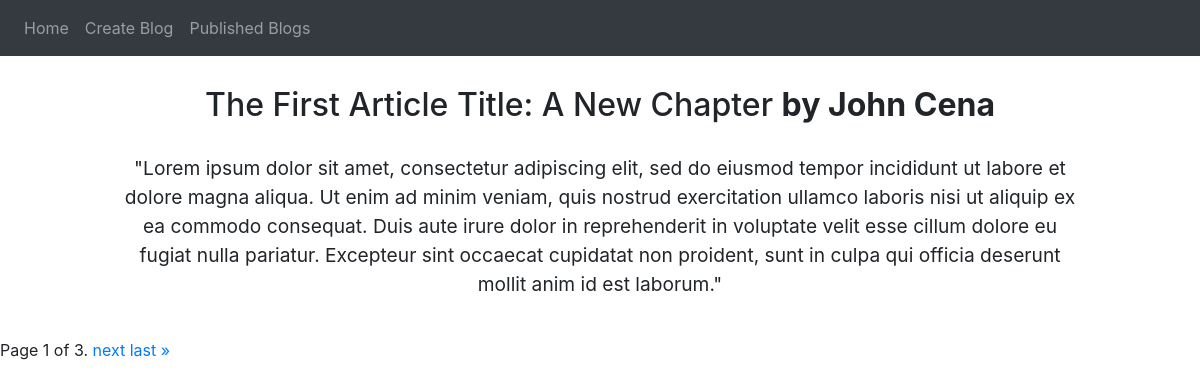
/individual_blog/, run on an earlier commit of the app's database.
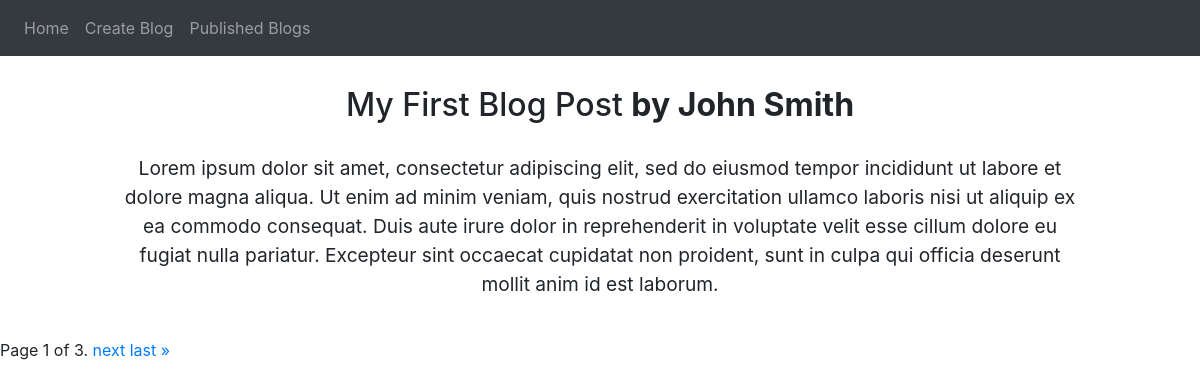
And on a later commit of the database.
### blog/models.py (models this page shows)
class Article(models.Model):
    title = models.CharField(max_length=250)
    author = models.CharField(max_length=250)
    content = models.TextField()

### blog/views.py (the view)
# urls.py: path('individual_blog/', views.individual_blog_view),
def individual_blog_view(request):
    articles = Article.objects.all()
    paginator = Paginator(articles, 1) # Show 1 article per page.
    page_number = request.GET.get('page')
    page_obj = paginator.get_page(page_number)
    return render(request, 'blog/individualBlog.html', {'page_obj': page_obj})

### blog/templates/blog/individualBlog.html (shortened to what this page needs)
{% extends "blog/base.html" %}
{% block content %}
{% for article in page_obj %}
    <h2 class="center publishedBlogsHeader">{{article.title}} <strong> by {{ article.author }}</strong></h2>
    <p class="articleContent center">{{ article.content }}</p><br>
{% endfor %}
<div class="pagination">
    <span class="step-links">
        <span class="current">
            Page {{ page_obj.number }} of {{ page_obj.paginator.num_pages }}.
        </span>
        {% if page_obj.has_next %}
            <a href="?page={{ page_obj.next_page_number }}">next</a>
            <a href="?page={{ page_obj.paginator.num_pages }}">last &raquo;</a>
        {% endif %}
    </span>
</div>
{% endblock content %}

What changed in the data, as far as the page shows it:
removed Article: title "The First Article Title: A New Chapter", author "John Cena", content "\"Lorem ipsum dolor sit amet, consectetur adipiscing elit, sed do eiusmod tempor incididunt ut labore et dolore magna aliqua. Ut enim ad minim veniam, quis nostrud exercitation ullamco laboris nisi ut aliquip ex ea commodo consequat. Duis aute irure dolor in reprehenderit in voluptate velit esse cillum dolore eu fugiat nulla pariatur. Excepteur sint occaecat cupidatat non proident, sunt in culpa qui officia deserunt mollit anim id est laborum.\""
added Article: title "My First Blog Post", author "John Smith", content "Lorem ipsum dolor sit amet, consectetur adipiscing elit, sed do eiusmod tempor incididunt ut labore et dolore magna aliqua. Ut enim ad minim veniam, quis nostrud exercitation ullamco laboris nisi ut aliquip ex ea commodo consequat. Duis aute irure dolor in reprehenderit in voluptate velit esse cillum dolore eu fugiat nulla pariatur. Excepteur sint occaecat cupidatat non proident, sunt in culpa qui officia deserunt mollit anim id est laborum."
